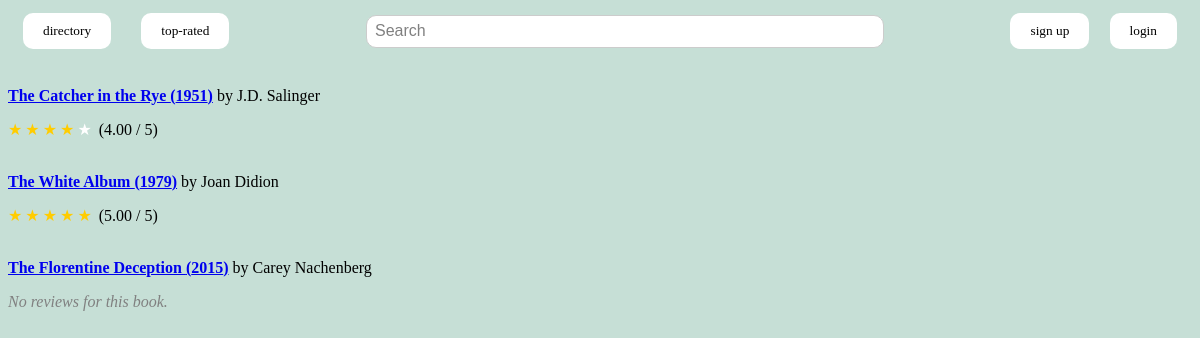
The app's page /books/list/, older data.
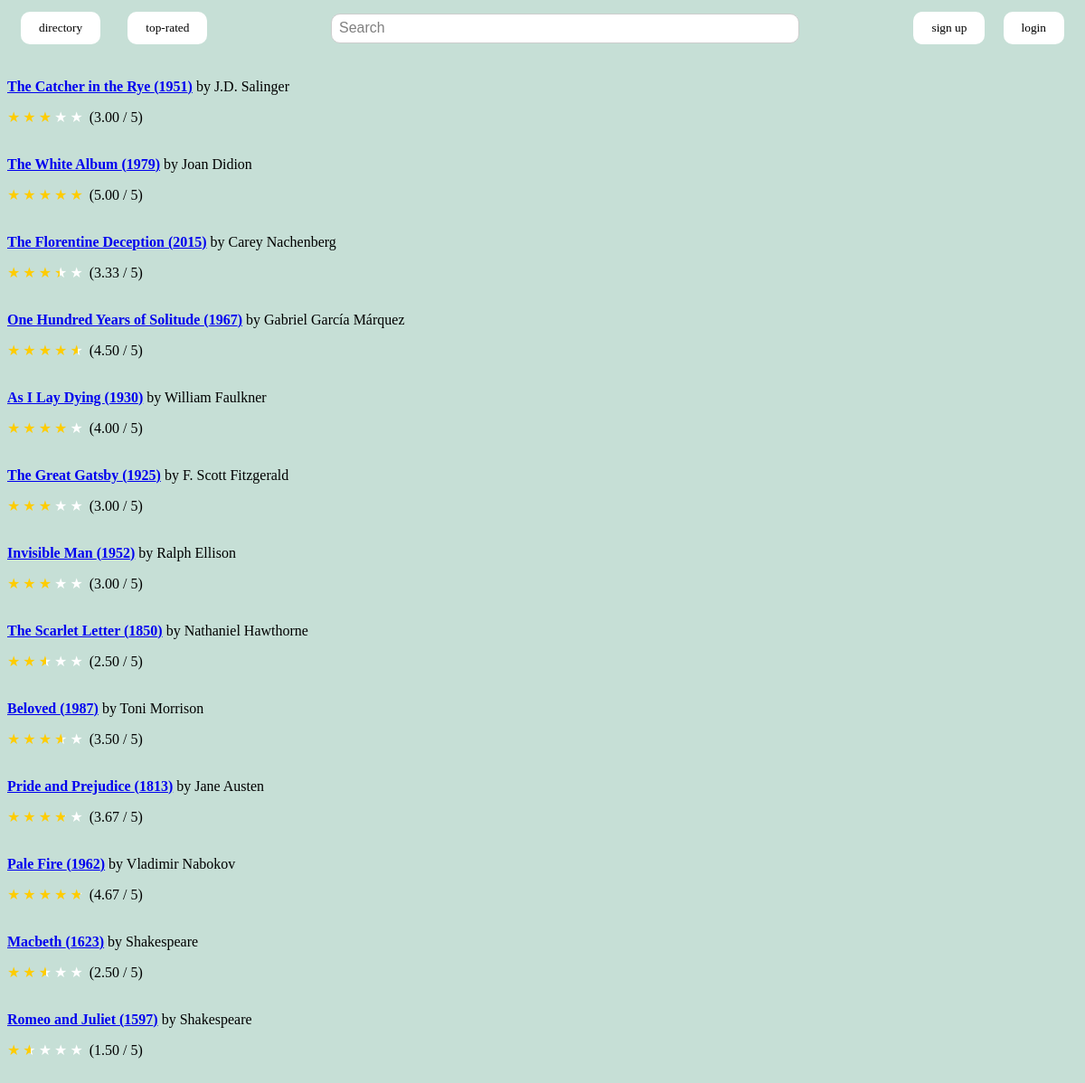
The same page, newer data.
### books/models.py (models this page shows)
class Book(models.Model):
    title = models.CharField(max_length=200, blank=False)
    author = models.CharField(max_length=200)
    pub_year = models.IntegerField(default=-1, blank=True)
    @property
    def avg_rating(self):
        return decimalize(self.review_set.aggregate(
                avg=models.Avg('rating'))['avg'])

### books/views.py (the view)
# urls.py: path("list/", views.ListBooks, name="list_books"),
def ListBooks(request):
    books = Book.objects.all()
    context = {
        "books": books
    }
    return render(request, "books/list.html", context)

### utilities.py (called while the page is built)
def decimalize(num):
    if num is None:
        num = 0
    return Decimal(num).quantize(Decimal('0.01'))

### templates/books/list.html
{% extends "base.html" %}
{% block content %}
    <div class="container-fluid">
        {% for book in books %}
            <div>
                <span>
                    <a href="{% url 'books:view_book' book.id %}" style="font-weight:bold;">{{ book.title }} ({{ book.pub_year }})</a>
                         by {{book.author}}
                </span>
                <div class="book-info">
                    {% if book.avg_rating != 0.0 %}
                        <p>
                            <div class="Stars" style="--rating: {{book.avg_rating}};" aria-label="Rating of this product is {{book.avg_rating}} out of 5."></div>
                            ({{book.avg_rating}} / 5)
                        </p>
                    {% else %}
                        <p class="no-reviews" style="color:gray;font-style:italic;">No reviews for this book.</p>
                    {% endif %}
                </div>
            </div>
            <br />
        {% endfor %}
    </div>
{% endblock %}

### templates/base.html (shortened to what this page needs)
{% load static %}
<!DOCTYPE html>
<html>
<head>
    <link rel="stylesheet" href="{% static 'css/nav.css' %}">
    <link rel="stylesheet" href="{% static 'css/stars.css' %}">
    <link rel="stylesheet" href="{% static 'css/base.css' %}">
</head>
<body>
    {% include "nav.html" %}
    <br>
    {% block content %} {% endblock %}
</body>
</html>

### templates/nav.html
<nav>
    <span class="menu-items">
        <a href="{% url 'books:list_books' %}">
            <button type="books" class="nav-button">Directory</button>
        </a>
        <a href="{% url 'books:top_ten' %}">
            <button type="rating" class="nav-button">Top-Rated</button>
        </a>
    </span>
    <span class="search-bar">
        <form id="search-bar"  method="GET" action="{% url 'books:search_books' %}">
            <input type="text" name="query" placeholder="Search" />
        </form>
    </span>
    <span class="login-status">
        {% if user.is_authenticated %}
        <div class="dropdown">
            <button class="hamburger-menu-button" type="button" id="dropdownMenuButton" data-toggle="dropdown" aria-haspopup="true" aria-expanded="false">
                <span class="text">{{user.username}}</span>
                <span class="hamburger">
                    <div class="hamburger-icon"></div>
                    <div class="hamburger-icon"></div>
                    <div class="hamburger-icon"></div>
                </span>
            </button>
            <div class="dropdown-menu" aria-labelledby="dropdownMenuButton">
              <a class="dropdown-item" href="{% url 'profiles:user-profile' user.id %}">Profile</a>
              <a class="dropdown-item" href="{% url 'account_logout' %}">Logout</a>
            </div>
        </div>
        {% else %}
        <a href="{% url 'account_signup' %}">
            <button type="signup" class="nav-button">Sign Up</button></a>
        <a href="{% url 'account_login' %}">
            <button type="login" class="nav-button">Login</button>
        </a>
        {% endif %}
    </span>
</nav>

### static/css/nav.css (style rules this page uses)
nav { padding: 5px; padding-bottom: 20px; font-family: system-ui, -apple-system, BlinkMacSystemFont, 'Segoe UI', Roboto, Oxygen, Ubuntu, Cantarell, 'Open Sans', 'Helvetica Neue', sans-serif; font-size: 20px; text-transform: lowercase; display: flex; justify-content: space-between; align-items: center; }
.login-status { float: right; }
.login-status a { margin-left: 5px; margin-right: 5px; }
.menu-items a { margin-left: 10px; margin-right: 10px; display: inline-block; }
.nav-button { display: inline-block; font-family: Verdana; text-transform: lowercase; color: black; background-color: white; margin-right: 5px; padding: 10px 20px; border: none; border-radius: 10px; text-align: center; text-decoration: none; cursor: pointer; }
.search-bar { display: inline-block; }
.search-bar form { display: flex; align-items: center; }
.search-bar input[type="text"] { padding: 8px; border: 1px solid #ccc; border-radius: 10px; min-width: 500px; height: 15px; font-size: 16px; }
.search-bar input[type="text"]::placeholder { color: grey; font: Verdana; }

### static/css/stars.css (style rules this page uses)
:root { --star-color: #fff; --star-background: #fc0; }
.Stars { --percent: calc(var(--rating) / 5 * 100%); display: inline-block; font-size: var(--star-size); font-family: Times; line-height: 1; }
.Stars::before { content: "★★★★★"; letter-spacing: 3px; background: linear-gradient(90deg, var(--star-background) var(--percent), var(--star-color) var(--percent)); -webkit-background-clip: text; -webkit-text-fill-color: transparent; }

### static/css/base.css (style rules this page uses)
body { background-color: #c6dfd6; }

Row changes from the older to the newer data that the page shows:
computed for Book "The Catcher in the Rye": avg_rating "4.00" → "3.00"
shown differently, row unchanged: Book "The Florentine Deception": avg_rating (not shown) → "3.33"; text "No reviews for this book." → "( / 5)"
added Book: title "One Hundred Years of Solitude", pub_year "1967", author "Gabriel García Márquez", avg_rating "4.50"
added Book: title "As I Lay Dying", pub_year "1930", author "William Faulkner", avg_rating "4.00"
added Book: title "The Great Gatsby", pub_year "1925", author "F. Scott Fitzgerald", avg_rating "3.00"
added Book: title "Invisible Man", pub_year "1952", author "Ralph Ellison", avg_rating "3.00"
added Book: title "The Scarlet Letter", pub_year "1850", author "Nathaniel Hawthorne", avg_rating "2.50"
added Book: title "Beloved", pub_year "1987", author "Toni Morrison", avg_rating "3.50"
added Book: title "Pride and Prejudice", pub_year "1813", author "Jane Austen", avg_rating "3.67"
added Book: title "Pale Fire", pub_year "1962", author "Vladimir Nabokov", avg_rating "4.67"
added Book: title "Macbeth", pub_year "1623", author "Shakespeare", avg_rating "2.50"
added Book: title "Romeo and Juliet", pub_year "1597", author "Shakespeare", avg_rating "1.50"
